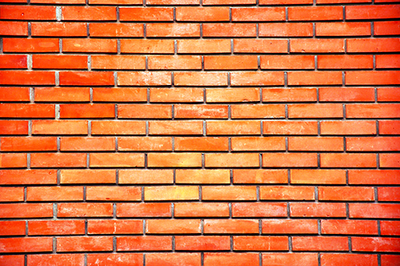
#> input picture image-gradients/images/bricks.png, 400 x 266 px
$ python magnitude_orientation.py --image images/bricks.png   (older library calls are emulated)
#> lines starting #> are read from the running program, lines starting #| are printed output that depends on the picture
import matplotlib.pyplot as plt
import numpy as np
import argparse
import cv2

ap = argparse.ArgumentParser()
ap.add_argument("-i", "--image", type=str, required=True)
args = vars(ap.parse_args())

image = cv2.imread(args["image"])
#> image is the input picture: shape (266, 400, 3); mean B, G, R 66.4, 117, 216.7
gray = cv2.cvtColor(image, cv2.COLOR_BGR2GRAY)
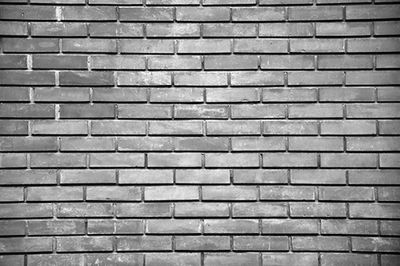
#> gray: shape (266, 400); min 0, max 255, mean 141

#gradients for x and y-axis
gX = cv2.Sobel(gray, cv2.CV_64F, 1, 0)
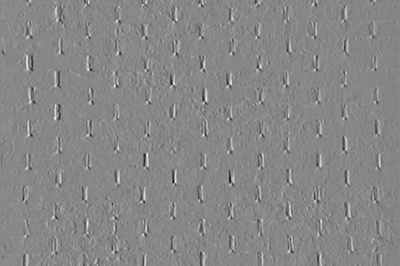
#> gX: shape (266, 400) float64; min -783, max 690, mean -0.3; drawn with min black and max white
gY = cv2.Sobel(gray, cv2.CV_64F, 0, 1)
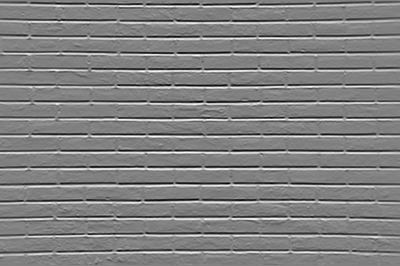
#> gY: shape (266, 400) float64; min -1005, max 973, mean -0.6; drawn with min black and max white

#magnitude is the sq root  of the squared gradients in both x and y directions
#added together
magnitude = np.sqrt((gX ** 2) + (gY ** 2))
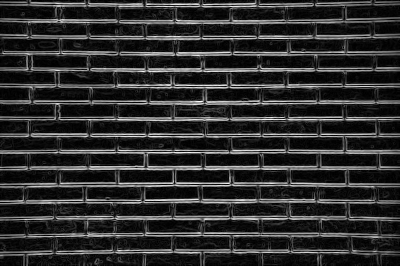
#> magnitude: shape (266, 400) float64; min 0, max 1005.1, mean 178; drawn with min black and max white
#the gradient orientation is the arc-tangent of the gradients
orientation = np.arctan2(gX, gY) * (180 / np.pi) % 180
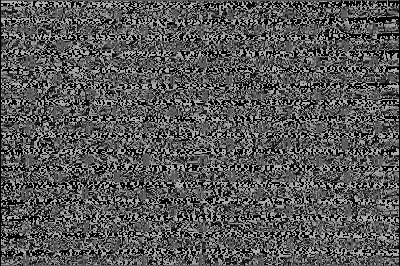
#> orientation: shape (266, 400) float64; min 0, max 179.9, mean 87.6

#intitalize a figure to display grayscale image and the gradient magnitude and
#orientation
fig, axs = plt.subplots(nrows=1, ncols=3, figsize=(8, 4))

#plot the images
axs[0].imshow(gray, cmap="gray")
axs[1].imshow(magnitude, cmap="jet")
axs[2].imshow(orientation, cmap="jet")

axs[0].set_title("Grayscale")
axs[1].set_title("Gradient Magnitude")
axs[2].set_title("Gradient Orientation [0, 180]")

for i in range(0, 3):
    axs[i].get_xaxis().set_ticks([])
    axs[i].get_yaxis().set_ticks([])

#show plots
plt.tight_layout()
plt.show()
